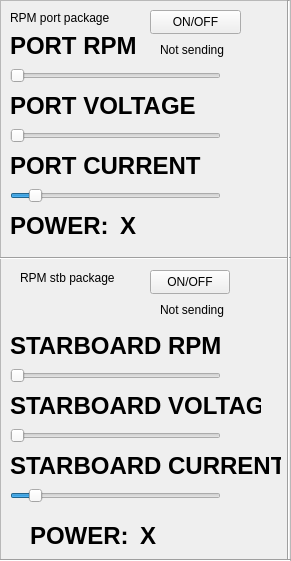
   <widget class="QFrame" name="frame">
    <property name="geometry">
     <rect>
      <x>0</x>
      <y>0</y>
      <width>291</width>
      <height>561</height>
     </rect>
    </property>
    <property name="frameShape">
     <enum>QFrame::StyledPanel</enum>
    </property>
    <property name="frameShadow">
     <enum>QFrame::Raised</enum>
    </property>
    <widget class="QLabel" name="label_2">
     <property name="geometry">
      <rect>
       <x>10</x>
       <y>10</y>
       <width>111</width>
       <height>16</height>
      </rect>
     </property>
     <property name="text">
      <string>RPM port package</string>
     </property>
    </widget>
    <widget class="QSlider" name="rpmPortSlider">
     <property name="geometry">
      <rect>
       <x>10</x>
       <y>60</y>
       <width>211</width>
       <height>31</height>
      </rect>
     </property>
     <property name="maximum">
      <number>18000</number>
     </property>
     <property name="orientation">
      <enum>Qt::Horizontal</enum>
     </property>
    </widget>
    <widget class="QLabel" name="label">
     <property name="geometry">
      <rect>
       <x>10</x>
       <y>30</y>
       <width>161</width>
       <height>31</height>
      </rect>
     </property>
     <property name="font">
      <font>
       <pointsize>18</pointsize>
       <bold>true</bold>
      </font>
     </property>
     <property name="text">
      <string>PORT RPM</string>
     </property>
    </widget>
    <widget class="QSlider" name="rpmStarboardSlider">
     <property name="geometry">
      <rect>
       <x>10</x>
       <y>360</y>
       <width>211</width>
       <height>31</height>
      </rect>
     </property>
     <property name="maximum">
      <number>16000</number>
     </property>
     <property name="orientation">
      <enum>Qt::Horizontal</enum>
     </property>
    </widget>
    <widget class="QLabel" name="label_3">
     <property name="geometry">
      <rect>
       <x>10</x>
       <y>330</y>
       <width>211</width>
       <height>31</height>
      </rect>
     </property>
     <property name="font">
      <font>
       <pointsize>18</pointsize>
       <bold>true</bold>
      </font>
     </property>
     <property name="text">
      <string>STARBOARD RPM</string>
     </property>
    </widget>
    <widget class="QPushButton" name="pushButton">
     <property name="geometry">
      <rect>
       <x>150</x>
       <y>10</y>
       <width>91</width>
       <height>24</height>
      </rect>
     </property>
     <property name="text">
      <string>ON/OFF</string>
     </property>
    </widget>
    <widget class="QLabel" name="sendingStatus">
     <property name="geometry">
      <rect>
       <x>160</x>
       <y>40</y>
       <width>111</width>
       <height>20</height>
      </rect>
     </property>
     <property name="text">
      <string>Not sending</string>
     </property>
    </widget>
    <widget class="QSlider" name="voltagePort">
     <property name="geometry">
      <rect>
       <x>10</x>
       <y>120</y>
       <width>211</width>
       <height>31</height>
      </rect>
     </property>
     <property name="maximum">
      <number>40000</number>
     </property>
     <property name="orientation">
      <enum>Qt::Horizontal</enum>
     </property>
    </widget>
    <widget class="QLabel" name="label_4">
     <property name="geometry">
      <rect>
       <x>10</x>
       <y>90</y>
       <width>211</width>
       <height>31</height>
      </rect>
     </property>
     <property name="font">
      <font>
       <pointsize>18</pointsize>
       <bold>true</bold>
      </font>
     </property>
     <property name="text">
      <string>PORT VOLTAGE</string>
     </property>
    </widget>
    <widget class="QLabel" name="label_5">
     <property name="geometry">
      <rect>
       <x>10</x>
       <y>150</y>
       <width>211</width>
       <height>31</height>
      </rect>
     </property>
     <property name="font">
      <font>
       <pointsize>18</pointsize>
       <bold>true</bold>
      </font>
     </property>
     <property name="text">
      <string>PORT CURRENT</string>
     </property>
    </widget>
    <widget class="QSlider" name="currentPort">
     <property name="geometry">
      <rect>
       <x>10</x>
       <y>180</y>
       <width>211</width>
       <height>31</height>
      </rect>
     </property>
     <property name="minimum">
      <number>-1000</number>
     </property>
     <property name="maximum">
      <number>10000</number>
     </property>
     <property name="orientation">
      <enum>Qt::Horizontal</enum>
     </property>
    </widget>
    <widget class="QSlider" name="rpmStarboardVoltage">
     <property name="geometry">
      <rect>
       <x>10</x>
       <y>420</y>
       <width>211</width>
       <height>31</height>
      </rect>
     </property>
     <property name="maximum">
      <number>40000</number>
     </property>
     <property name="orientation">
      <enum>Qt::Horizontal</enum>
     </property>
    </widget>
    <widget class="QLabel" name="label_6">
     <property name="geometry">
      <rect>
       <x>10</x>
       <y>390</y>
       <width>251</width>
       <height>31</height>
      </rect>
     </property>
     <property name="font">
      <font>
       <pointsize>18</pointsize>
       <bold>true</bold>
      </font>
     </property>
     <property name="text">
      <string>STARBOARD VOLTAGE</string>
     </property>
    </widget>
    <widget class="QSlider" name="CurrentStarboardSlider">
     <property name="geometry">
      <rect>
       <x>10</x>
       <y>480</y>
       <width>211</width>
       <height>31</height>
      </rect>
     </property>
     <property name="minimum">
      <number>-1000</number>
     </property>
     <property name="maximum">
      <number>10000</number>
     </property>
     <property name="orientation">
      <enum>Qt::Horizontal</enum>
     </property>
    </widget>
    <widget class="QLabel" name="label_7">
     <property name="geometry">
      <rect>
       <x>10</x>
       <y>450</y>
       <width>271</width>
       <height>31</height>
      </rect>
     </property>
     <property name="font">
      <font>
       <pointsize>18</pointsize>
       <bold>true</bold>
      </font>
     </property>
     <property name="text">
      <string>STARBOARD CURRENT</string>
     </property>
    </widget>
    <widget class="Line" name="line">
     <property name="geometry">
      <rect>
       <x>0</x>
       <y>250</y>
       <width>291</width>
       <height>16</height>
      </rect>
     </property>
     <property name="orientation">
      <enum>Qt::Horizontal</enum>
     </property>
    </widget>
    <widget class="Line" name="line_2">
     <property name="geometry">
      <rect>
       <x>280</x>
       <y>0</y>
       <width>16</width>
       <height>561</height>
      </rect>
     </property>
     <property name="orientation">
      <enum>Qt::Vertical</enum>
     </property>
    </widget>
    <widget class="QLabel" name="label_8">
     <property name="geometry">
      <rect>
       <x>20</x>
       <y>270</y>
       <width>111</width>
       <height>16</height>
      </rect>
     </property>
     <property name="text">
      <string>RPM stb package</string>
     </property>
    </widget>
    <widget class="QPushButton" name="pushButton_2">
     <property name="geometry">
      <rect>
       <x>150</x>
       <y>270</y>
       <width>80</width>
       <height>24</height>
      </rect>
     </property>
     <property name="text">
      <string>ON/OFF</string>
     </property>
    </widget>
    <widget class="QLabel" name="stbStatus">
     <property name="geometry">
      <rect>
       <x>160</x>
       <y>300</y>
       <width>121</width>
       <height>20</height>
      </rect>
     </property>
     <property name="text">
      <string>Not sending</string>
     </property>
    </widget>
    <widget class="Line" name="line_10">
     <property name="geometry">
      <rect>
       <x>0</x>
       <y>550</y>
       <width>291</width>
       <height>20</height>
      </rect>
     </property>
     <property name="orientation">
      <enum>Qt::Horizontal</enum>
     </property>
    </widget>
    <widget class="QLabel" name="label_51">
     <property name="geometry">
      <rect>
       <x>10</x>
       <y>210</y>
       <width>101</width>
       <height>31</height>
      </rect>
     </property>
     <property name="font">
      <font>
       <pointsize>18</pointsize>
       <bold>true</bold>
      </font>
     </property>
     <property name="text">
      <string>POWER: </string>
     </property>
    </widget>
    <widget class="QLabel" name="calculatedPower">
     <property name="geometry">
      <rect>
       <x>120</x>
       <y>210</y>
       <width>91</width>
       <height>31</height>
      </rect>
     </property>
     <property name="font">
      <font>
       <pointsize>18</pointsize>
       <bold>true</bold>
      </font>
     </property>
     <property name="text">
      <string>X</string>
     </property>
    </widget>
    <widget class="QLabel" name="label_52">
     <property name="geometry">
      <rect>
       <x>30</x>
       <y>520</y>
       <width>101</width>
       <height>31</height>
      </rect>
     </property>
     <property name="font">
      <font>
       <pointsize>18</pointsize>
       <bold>true</bold>
      </font>
     </property>
     <property name="text">
      <string>POWER: </string>
     </property>
    </widget>
    <widget class="QLabel" name="calculatedPowerStb">
     <property name="geometry">
      <rect>
       <x>140</x>
       <y>520</y>
       <width>91</width>
       <height>31</height>
      </rect>
     </property>
     <property name="font">
      <font>
       <pointsize>18</pointsize>
       <bold>true</bold>
      </font>
     </property>
     <property name="text">
      <string>X</string>
     </property>
    </widget>
    <zorder>label_2</zorder>
    <zorder>rpmPortSlider</zorder>
    <zorder>label</zorder>
    <zorder>rpmStarboardSlider</zorder>
    <zorder>label_3</zorder>
    <zorder>sendingStatus</zorder>
    <zorder>voltagePort</zorder>
    <zorder>label_4</zorder>
    <zorder>label_5</zorder>
    <zorder>currentPort</zorder>
    <zorder>rpmStarboardVoltage</zorder>
    <zorder>label_6</zorder>
    <zorder>CurrentStarboardSlider</zorder>
    <zorder>label_7</zorder>
    <zorder>line</zorder>
    <zorder>line_2</zorder>
    <zorder>label_8</zorder>
    <zorder>pushButton_2</zorder>
    <zorder>stbStatus</zorder>
    <zorder>line_10</zorder>
    <zorder>pushButton</zorder>
    <zorder>label_51</zorder>
    <zorder>calculatedPower</zorder>
    <zorder>label_52</zorder>
    <zorder>calculatedPowerStb</zorder>
   </widget>
